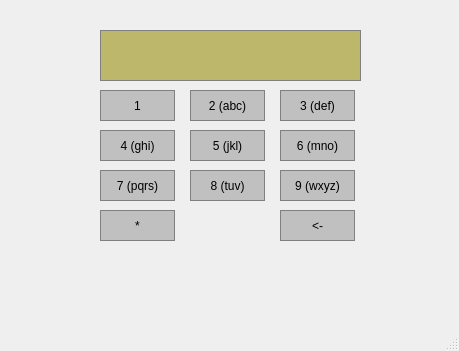
<?xml version="1.0" encoding="UTF-8"?>
<ui version="4.0">
 <class>MainWindow</class>
 <widget class="QMainWindow" name="MainWindow">
  <property name="geometry">
   <rect>
    <x>0</x>
    <y>0</y>
    <width>459</width>
    <height>351</height>
   </rect>
  </property>
  <property name="windowTitle">
   <string>MainWindow</string>
  </property>
  <property name="styleSheet">
   <string notr="true">QLineEdit {
     background-color: DarkKhaki ; border: 1px solid gray;
	color: #ffffff;
}
QPushButton {
     background-color: #C0C0C0; border: 1px solid gray;
	border-radius: 0px;
	padding: 5px;
}
QPushButton:pressed {
    background-color: #A9A9A9; border: 1px solid gray;
	border-radius: 0px;
	padding: 5px;
}
 </string>
  </property>
  <widget class="QWidget" name="centralwidget">
   <widget class="QPushButton" name="Button1">
    <property name="geometry">
     <rect>
      <x>100</x>
      <y>90</y>
      <width>75</width>
      <height>31</height>
     </rect>
    </property>
    <property name="styleSheet">
     <string notr="true"/>
    </property>
    <property name="text">
     <string>1</string>
    </property>
   </widget>
   <widget class="QPushButton" name="Button2">
    <property name="geometry">
     <rect>
      <x>190</x>
      <y>90</y>
      <width>75</width>
      <height>31</height>
     </rect>
    </property>
    <property name="styleSheet">
     <string notr="true"/>
    </property>
    <property name="text">
     <string>2 (abc)</string>
    </property>
   </widget>
   <widget class="QPushButton" name="Button3">
    <property name="geometry">
     <rect>
      <x>280</x>
      <y>90</y>
      <width>75</width>
      <height>31</height>
     </rect>
    </property>
    <property name="styleSheet">
     <string notr="true"/>
    </property>
    <property name="text">
     <string>3 (def)</string>
    </property>
   </widget>
   <widget class="QPushButton" name="Button4">
    <property name="geometry">
     <rect>
      <x>100</x>
      <y>130</y>
      <width>75</width>
      <height>31</height>
     </rect>
    </property>
    <property name="styleSheet">
     <string notr="true"/>
    </property>
    <property name="text">
     <string>4 (ghi)</string>
    </property>
   </widget>
   <widget class="QPushButton" name="Button5">
    <property name="geometry">
     <rect>
      <x>190</x>
      <y>130</y>
      <width>75</width>
      <height>31</height>
     </rect>
    </property>
    <property name="styleSheet">
     <string notr="true"/>
    </property>
    <property name="text">
     <string>5 (jkl)</string>
    </property>
   </widget>
   <widget class="QPushButton" name="Button6">
    <property name="geometry">
     <rect>
      <x>280</x>
      <y>130</y>
      <width>75</width>
      <height>31</height>
     </rect>
    </property>
    <property name="styleSheet">
     <string notr="true"/>
    </property>
    <property name="text">
     <string>6 (mno)</string>
    </property>
   </widget>
   <widget class="QPushButton" name="Button7">
    <property name="geometry">
     <rect>
      <x>280</x>
      <y>170</y>
      <width>75</width>
      <height>31</height>
     </rect>
    </property>
    <property name="styleSheet">
     <string notr="true"/>
    </property>
    <property name="text">
     <string>9 (wxyz)</string>
    </property>
   </widget>
   <widget class="QPushButton" name="Button8">
    <property name="geometry">
     <rect>
      <x>100</x>
      <y>170</y>
      <width>75</width>
      <height>31</height>
     </rect>
    </property>
    <property name="styleSheet">
     <string notr="true"/>
    </property>
    <property name="text">
     <string>7 (pqrs)</string>
    </property>
   </widget>
   <widget class="QPushButton" name="Button9">
    <property name="geometry">
     <rect>
      <x>190</x>
      <y>170</y>
      <width>75</width>
      <height>31</height>
     </rect>
    </property>
    <property name="styleSheet">
     <string notr="true"/>
    </property>
    <property name="text">
     <string>8 (tuv)</string>
    </property>
   </widget>
   <widget class="QPushButton" name="Button">
    <property name="geometry">
     <rect>
      <x>100</x>
      <y>210</y>
      <width>75</width>
      <height>31</height>
     </rect>
    </property>
    <property name="styleSheet">
     <string notr="true"/>
    </property>
    <property name="text">
     <string>*</string>
    </property>
   </widget>
   <widget class="QLineEdit" name="Display">
    <property name="geometry">
     <rect>
      <x>100</x>
      <y>30</y>
      <width>261</width>
      <height>51</height>
     </rect>
    </property>
   </widget>
   <widget class="QPushButton" name="Buttondel">
    <property name="geometry">
     <rect>
      <x>280</x>
      <y>210</y>
      <width>75</width>
      <height>31</height>
     </rect>
    </property>
    <property name="text">
     <string>&lt;-</string>
    </property>
   </widget>
  </widget>
  <widget class="QMenuBar" name="menubar">
   <property name="geometry">
    <rect>
     <x>0</x>
     <y>0</y>
     <width>459</width>
     <height>22</height>
    </rect>
   </property>
  </widget>
  <widget class="QStatusBar" name="statusbar"/>
 </widget>
 <resources/>
 <connections/>
</ui>
